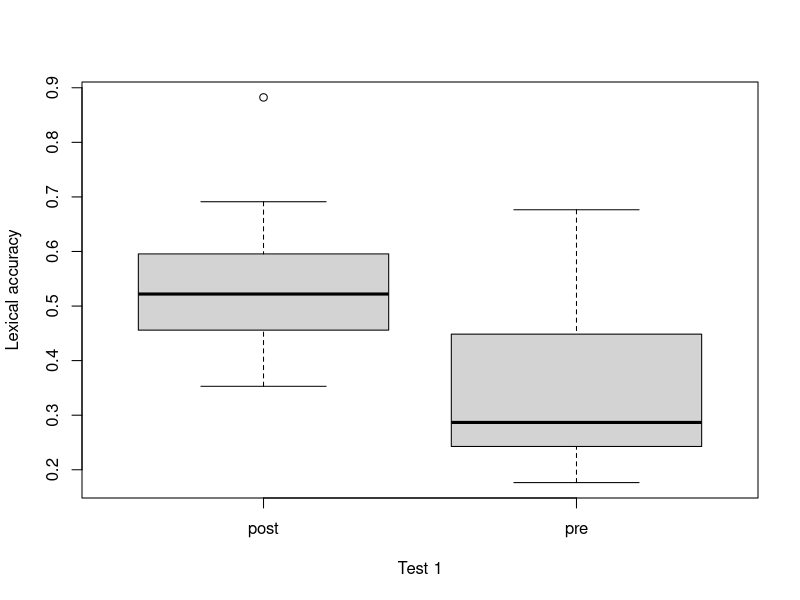
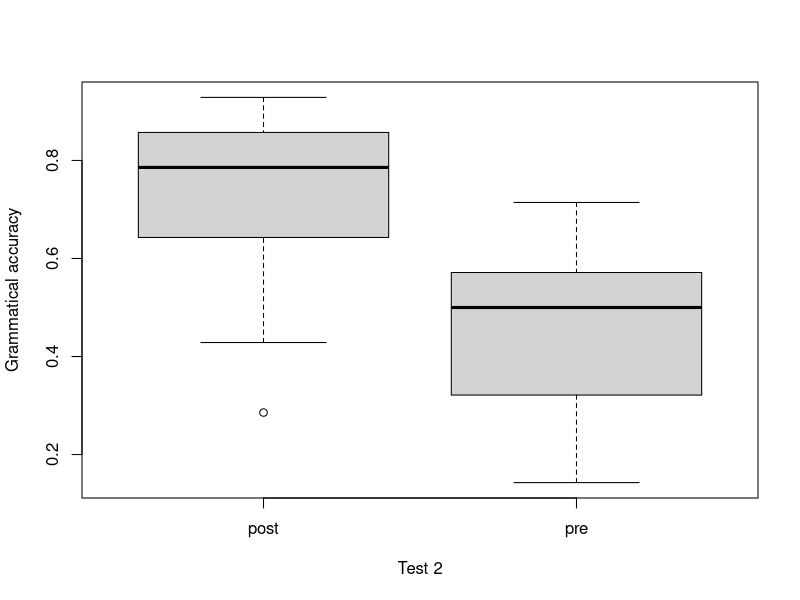
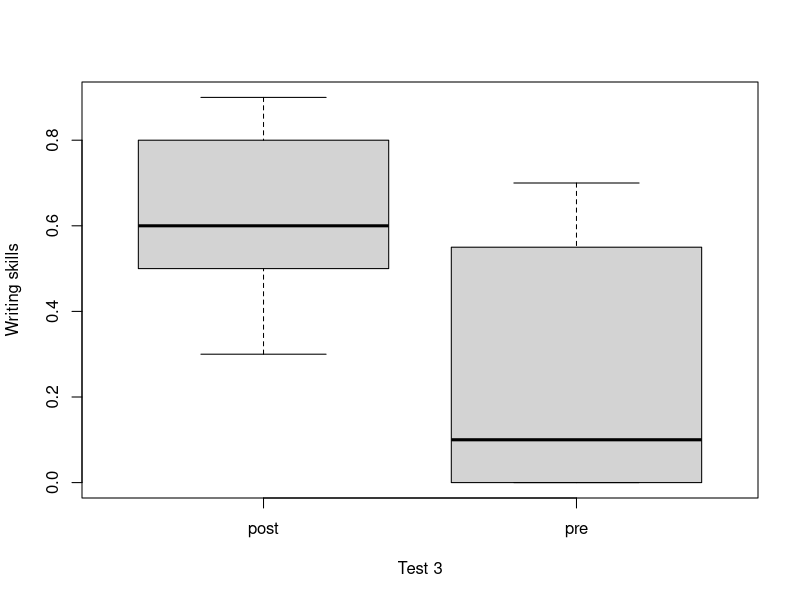
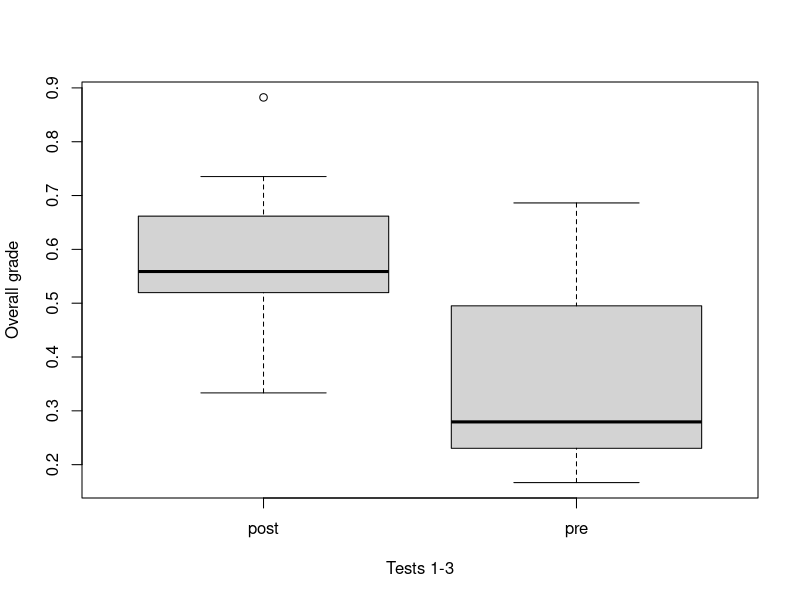
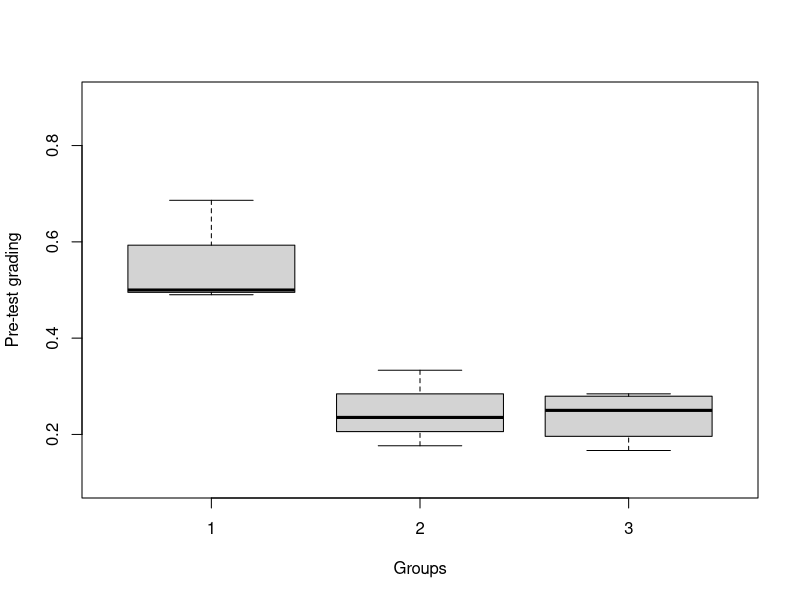
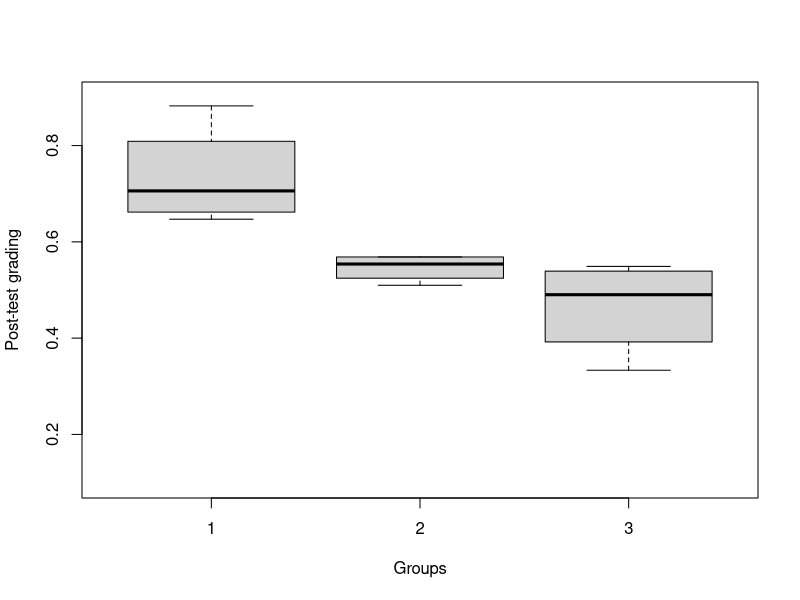
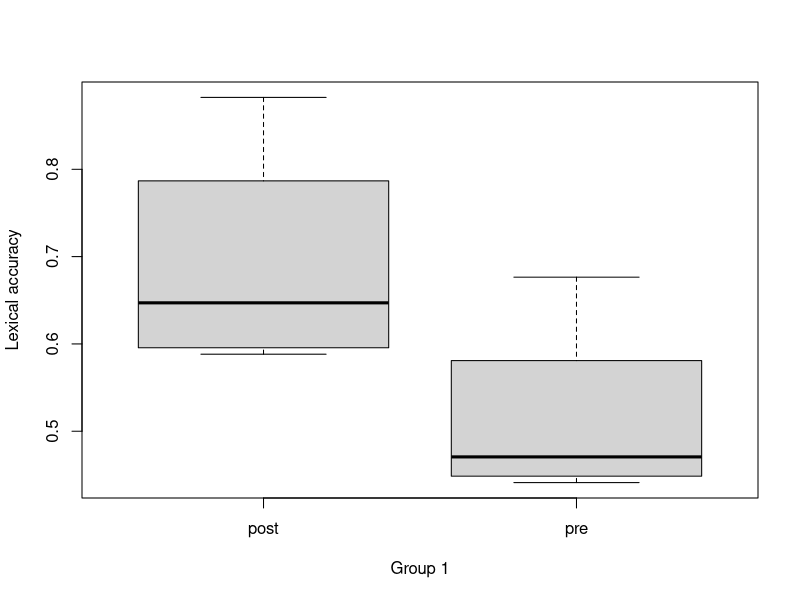
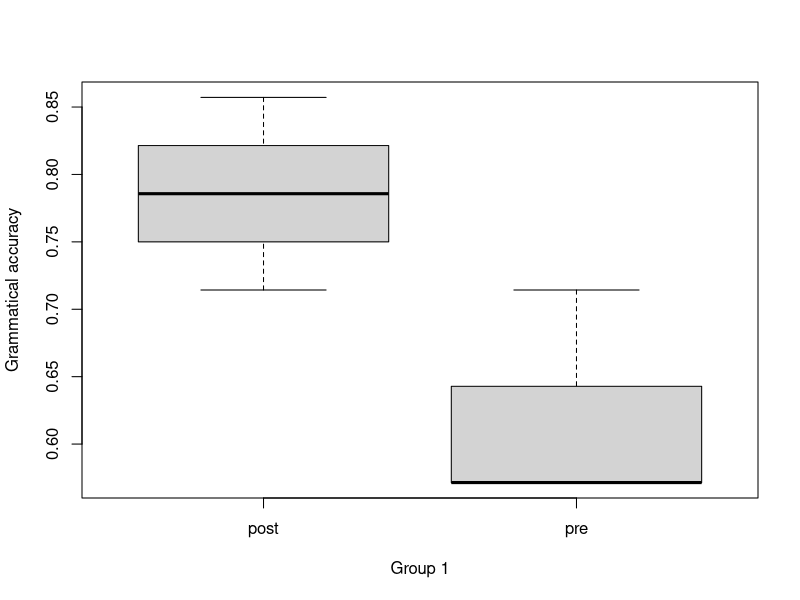

Reproduce these figures in R, in order.
cmp <- read.csv("./pre-post-tests.csv", sep=";", dec=",")

pre <- cmp[cmp$TEST == "pre",]
post <- cmp[cmp$TEST == "post",]

grp1 <- cmp[cmp$Group == "1",]
grp2 <- cmp[cmp$Group == "2",]
grp3 <- cmp[cmp$Group == "3",]

boxplot(nlex ~ TEST, data = cmp, xlab="Test 1", ylab = "Lexical accuracy" )
boxplot(ngram ~ TEST, data = cmp, xlab="Test 2", ylab = "Grammatical accuracy")
boxplot(nwriting ~ TEST, data = cmp, xlab="Test 3", ylab = "Writing skills")
boxplot(overall ~ TEST, data = cmp, xlab="Tests 1-3", ylab = "Overall grade")

boxplot(overall ~ Group, data = pre, xlab="Groups", ylab = "Pre-test grading", ylim=range(0.1,0.9))
boxplot(overall ~ Group, data = post, xlab="Groups", ylab = "Post-test grading", ylim=range(0.1,0.9))

boxplot(nlex ~ TEST, data = grp1, xlab="Group 1", ylab = "Lexical accuracy")
boxplot(ngram ~ TEST, data = grp1, xlab="Group 1", ylab = "Grammatical accuracy")
boxplot(nwriting ~ TEST, data = grp1, xlab="Group 1", ylab = "Writing skills")

boxplot(nlex ~ TEST, data = grp2, xlab="Group 2", ylab = "Lexical accuracy")
boxplot(ngram ~ TEST, data = grp2, xlab="Group 2", ylab = "Grammatical accuracy")
boxplot(nwriting ~ TEST, data = grp2, xlab="Group 2", ylab = "Writing skills")

boxplot(nlex ~ TEST, data = grp3, xlab="Group 3", ylab = "Lexical accuracy")
boxplot(ngram ~ TEST, data = grp3, xlab="Group 3", ylab = "Grammatical accuracy")
boxplot(nwriting ~ TEST, data = grp3, xlab="Group 3", ylab = "Writing skills")

